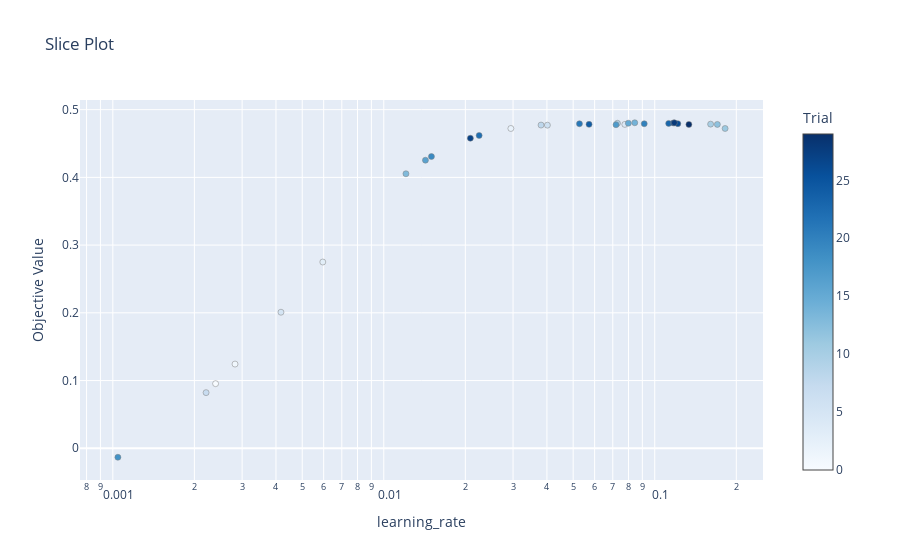

The code cell stored with this chart in its notebook:
### Code cell
vis.plot_slice(study)

### Figure 1 — Plotly figure (JSON) as saved in the notebook; plotly's stock layout.template omitted (floating-point values rounded to 4 significant figures)
{"data": [{"marker": {"color": [0, 1, 2, 3, 4, 5, 6, 7, 8, 9, 10, 11, 12, 13, 14, 15, 16, 17, 18, 19, 20, 21, 22, 23, 24, 25, 26, 27, 28, 29], "colorbar": {"title": {"text": "Trial"}, "x": 1, "xpad": 40}, "colorscale": [[0, "rgb(247,251,255)"], [0.125, "rgb(222,235,247)"], [0.25, "rgb(198,219,239)"], [0.375, "rgb(158,202,225)"], [0.5, "rgb(107,174,214)"], [0.625, "rgb(66,146,198)"], [0.75, "rgb(33,113,181)"], [0.875, "rgb(8,81,156)"], [1, "rgb(8,48,107)"]], "line": {"color": "Grey", "width": 0.5}}, "mode": "markers", "name": "Feasible Trial", "showlegend": false, "type": "scatter", "x": [0.002394, 0.002825, 0.02945, 0.005956, 0.07755, 0.004173, 0.04016, 0.002209, 0.03805, 0.07284, 0.1608, 0.1818, 0.1702, 0.01207, 0.08438, 0.07989, 0.01425, 0.07197, 0.001044, 0.01499, 0.09145, 0.05274, 0.02249, 0.1126, 0.05722, 0.1172, 0.1217, 0.02087, 0.1181, 0.1337], "y": [0.09539, 0.1243, 0.4722, 0.275, 0.4782, 0.2009, 0.4771, 0.08214, 0.4772, 0.4799, 0.4786, 0.4722, 0.4782, 0.4054, 0.4807, 0.48, 0.4253, 0.4777, -0.01326, 0.4308, 0.4792, 0.4792, 0.4619, 0.4797, 0.4783, 0.4803, 0.4793, 0.4579, 0.4806, 0.4782]}], "layout": {"title": {"text": "Slice Plot"}, "xaxis": {"title": {"text": "learning_rate"}, "type": "log"}, "yaxis": {"title": {"text": "Objective Value"}}}}
